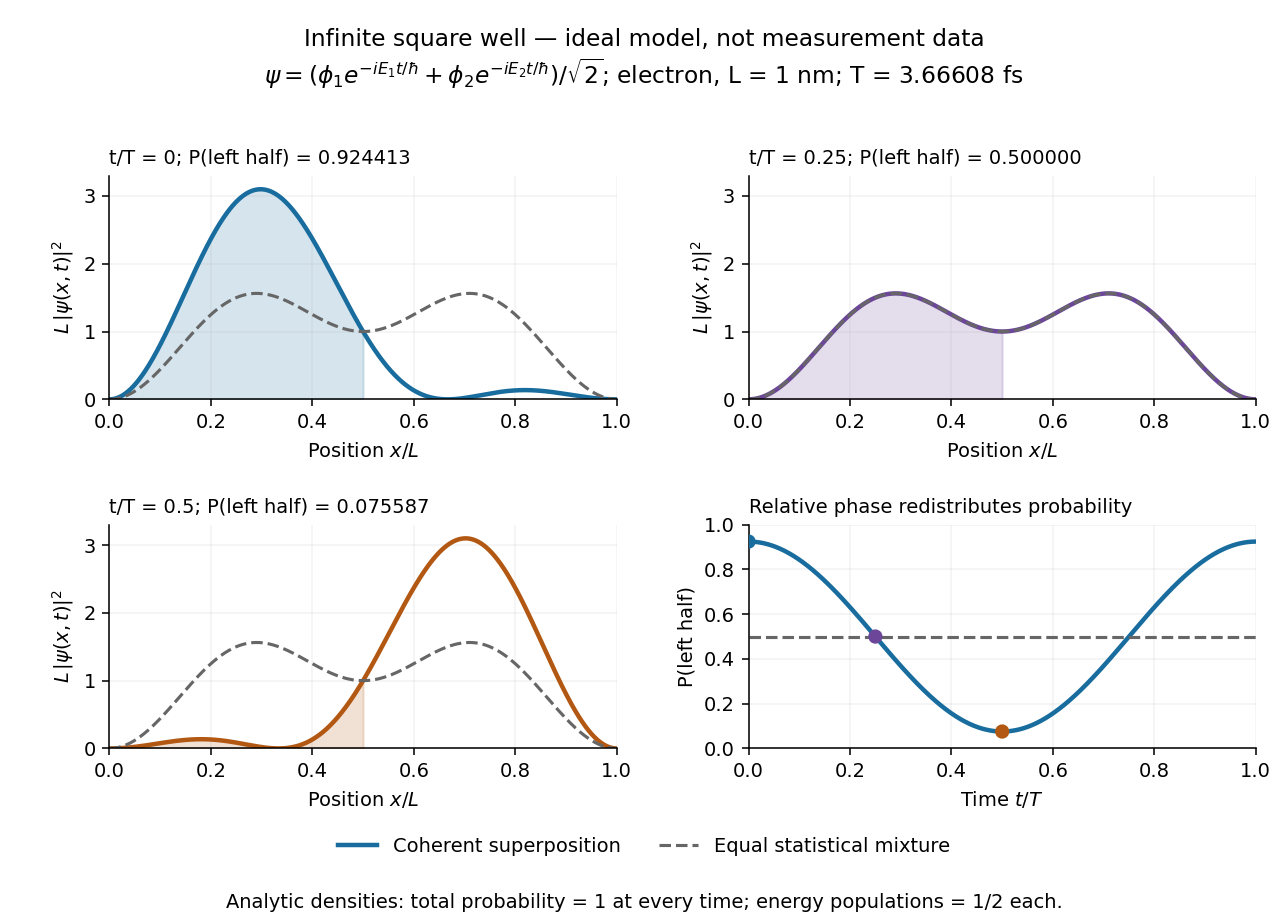

The Python source for this figure:
"""Ideal 1D box interference; save an opaque analytic-density PNG to cwd.

Tested with Python 3.14.4, NumPy 2.3.5, Matplotlib 3.10.7.
Run from _media with MPLBACKEND=Agg MPLCONFIGDIR=/tmp.
Constants: https://physics.nist.gov/cuu/Constants/Table/allascii.txt
"""

from pathlib import Path

import matplotlib.pyplot as plt
import numpy as np


def main():
    plt.rcParams.update({"font.size": 10, "figure.facecolor": "white",
                         "axes.facecolor": "white", "savefig.facecolor": "white",
                         "axes.spines.top": False, "axes.spines.right": False})
    u = np.linspace(0, 1, 1601)
    phi1, phi2 = np.sqrt(2) * np.sin(np.pi * u), np.sqrt(2) * np.sin(2 * np.pi * u)
    mixture = (phi1**2 + phi2**2) / 2
    h, mass, length, joule_per_ev = 6.62607015e-34, 9.1093837139e-31, 1e-9, 1.602176634e-19
    e1 = h**2 / (8 * mass * length**2) / joule_per_ev
    period_fs = h / (3 * e1 * joule_per_ev) * 1e15
    fig, axes = plt.subplots(2, 2, figsize=(9.2, 6.6))
    fig.subplots_adjust(left=0.085, right=0.975, bottom=0.19, top=0.81,
                        hspace=0.56, wspace=0.26)
    fig.suptitle("Infinite square well — ideal model, not measurement data\n"
                 r"$\psi=(\phi_1e^{-iE_1t/\hbar}+\phi_2e^{-iE_2t/\hbar})/\sqrt{2}$"
                 f"; electron, L = 1 nm; T = {period_fs:.5f} fs", fontsize=12, y=0.97)
    for ax, fraction, color in zip(axes.flat, (0, 0.25, 0.5),
                                   ("#186c9e", "#6c4699", "#b25812")):
        relative_phase = 2 * np.pi * fraction
        psi = (phi1 + phi2 * np.exp(-1j * relative_phase)) / np.sqrt(2)
        density = np.abs(psi)**2
        left = u <= 0.5
        probability = 0.5 + 4 / (3 * np.pi) * np.cos(relative_phase)
        ax.plot(u, density, color=color, lw=2.3, label="Coherent superposition")
        ax.fill_between(u, 0, density, where=left, color=color, alpha=0.18)
        ax.plot(u, mixture, color="0.4", lw=1.6, ls="--", label="Equal statistical mixture")
        ax.set(xlim=(0, 1), ylim=(0, 3.3), xlabel=r"Position $x/L$",
               ylabel=r"$L\,|\psi(x,t)|^2$")
        ax.set_title(f"t/T = {fraction:g}; P(left half) = {probability:.6f}",
                     loc="left", fontsize=10)
        ax.grid(alpha=0.16)
    ax = axes[1, 1]
    time = np.linspace(0, 1, 801)
    pleft = 0.5 + 4 / (3 * np.pi) * np.cos(2 * np.pi * time)
    ax.plot(time, pleft, lw=2.3, color="#186c9e")
    ax.axhline(0.5, color="0.4", lw=1.6, ls="--")
    ax.scatter((0, 0.25, 0.5), 0.5 + 4 / (3 * np.pi) * np.cos(2 * np.pi * np.array((0, 0.25, 0.5))),
               c=("#186c9e", "#6c4699", "#b25812"), s=40, zorder=4)
    ax.set(xlim=(0, 1), ylim=(0, 1), xlabel=r"Time $t/T$", ylabel="P(left half)")
    ax.set_title("Relative phase redistributes probability", loc="left", fontsize=10)
    ax.grid(alpha=0.16)
    handles, labels = axes[0, 0].get_legend_handles_labels()
    fig.legend(handles, labels, loc="lower center", bbox_to_anchor=(0.5, 0.055),
               ncol=2, frameon=False, fontsize=10)
    fig.text(0.5, 0.017, "Analytic densities: total probability = 1 at every time; energy populations = 1/2 each.",
             ha="center", fontsize=10)
    fig.savefig(Path.cwd() / "quantum-box-superposition.png", dpi=140, transparent=False)
    plt.close(fig)


if __name__ == "__main__":
    main()
